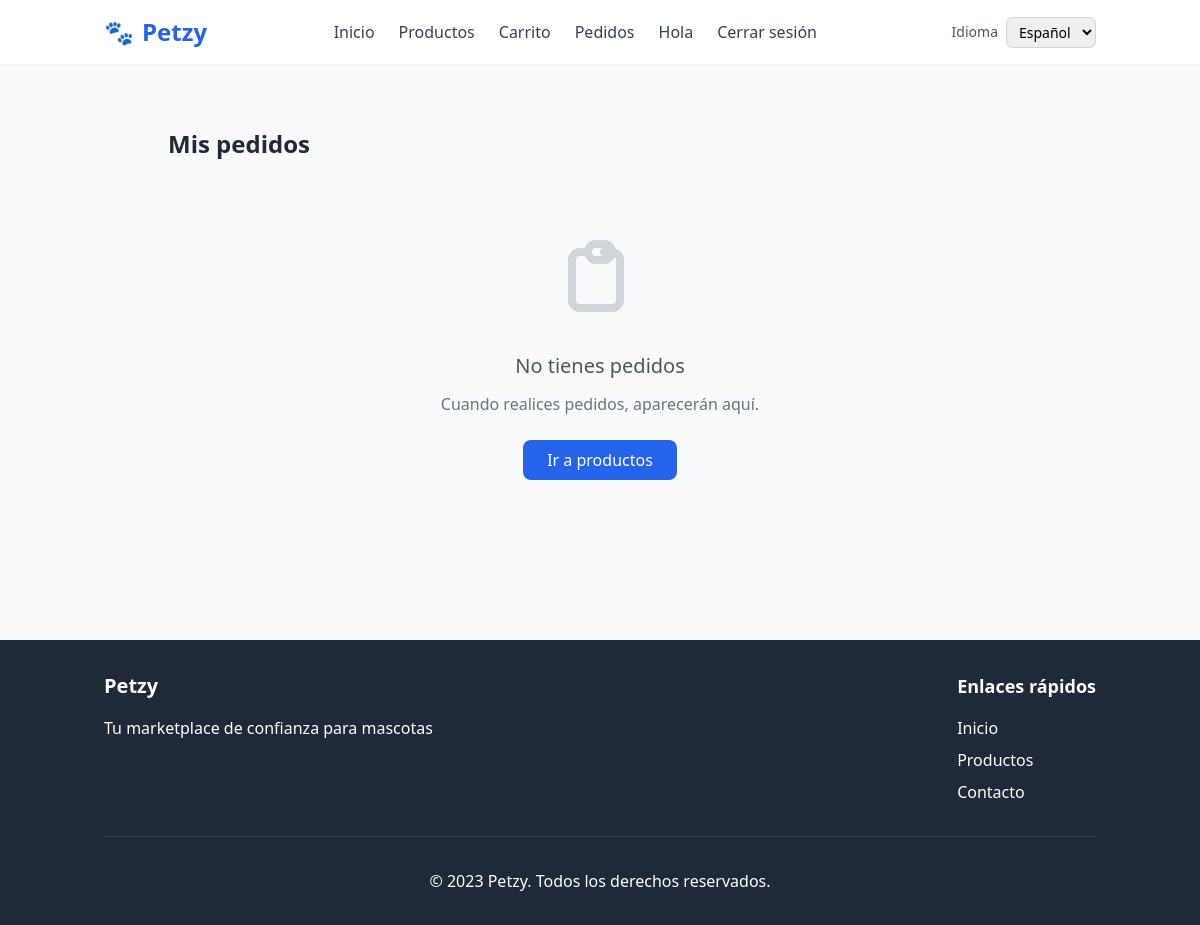
Page /orders/ (signed in) on the earlier database version.
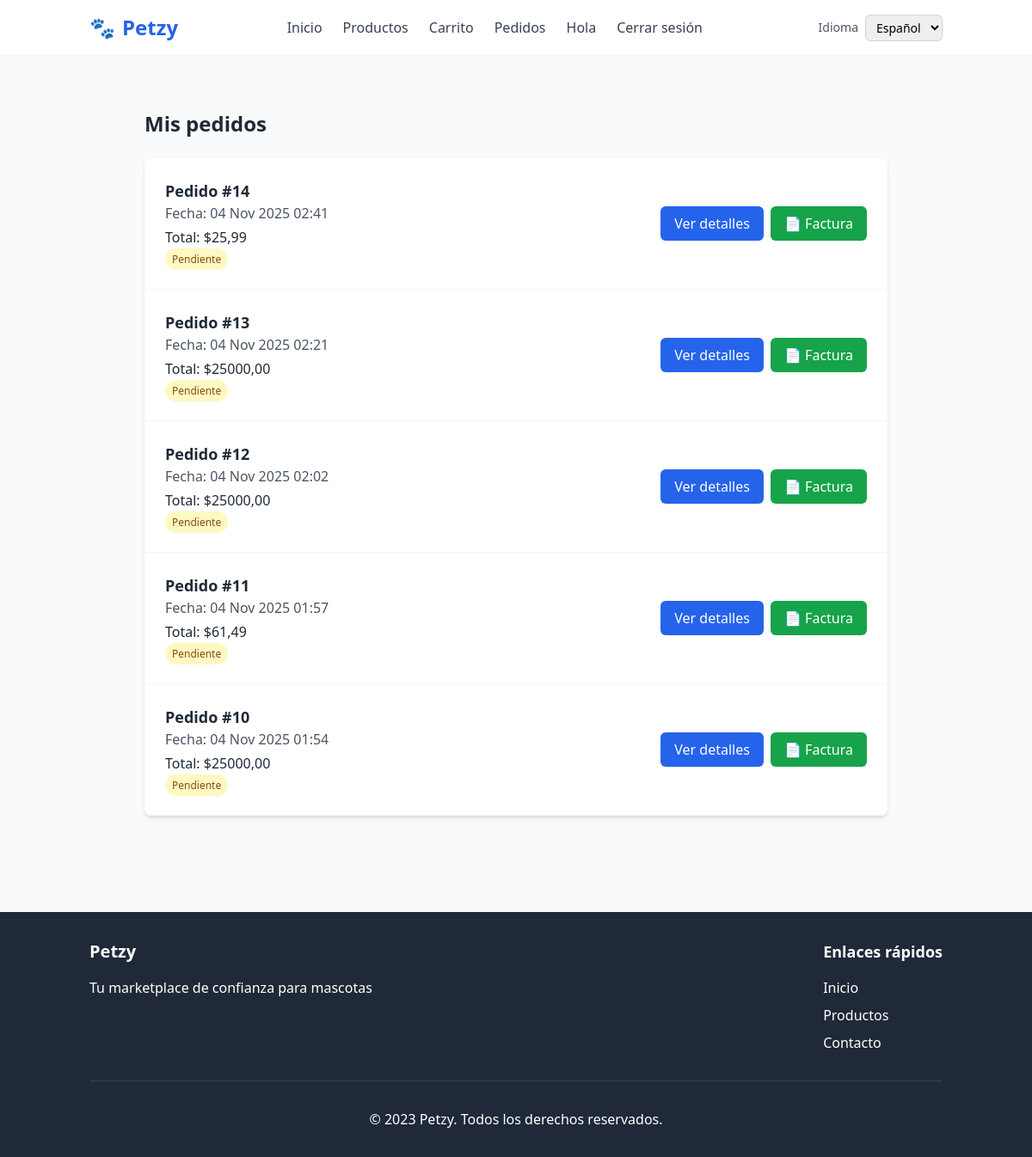
Same page on the later database version.
### orders/models.py (models this page shows, shortened)
class Order(models.Model):
    ESTADOS = [
        ("pendiente", "Pendiente"),
        ("pagado", "Pagado"),
        ("enviado", "Enviado"),
        ("cancelado", "Cancelado"),
    ]
    usuario = models.ForeignKey(Usuario, on_delete=models.CASCADE, related_name="orders")
    estado = models.CharField(max_length=20, choices=ESTADOS, default="pendiente")
    fecha = models.DateTimeField(auto_now_add=True)
    total = models.DecimalField(max_digits=10, decimal_places=2, default=0)

### orders/views.py (the view)
# urls.py: path("", order_list, name="list"),
@login_required
def order_list(request):
    orders = Order.objects.filter(usuario=request.user).order_by("-fecha")
    return render(request, "orders/order_list.html", {"orders": orders})

### templates/orders/order_list.html (shortened to what this page needs)
{% extends "base.html" %}
{% block content %}
<div class="container mx-auto px-4 py-8 max-w-4xl">
    <h2 class="text-2xl font-bold text-gray-800 mb-6">Mis pedidos</h2>
    {% if orders %}
    <div class="bg-white shadow-md rounded-lg overflow-hidden">
        {% for order in orders %}
        <div class="p-6 border-b border-gray-100 hover:bg-gray-50 transition duration-150">
            <div class="flex flex-col md:flex-row md:items-center md:justify-between">
                <div class="mb-4 md:mb-0">
                    <h3 class="text-lg font-semibold text-gray-800">Pedido #{{ order.id }}</h3>
                    <p class="text-gray-600">Fecha: {{ order.fecha|date:"d M Y H:i" }}</p>
                    <p class="text-gray-800 font-medium mt-1">Total: ${{ order.total }}</p>
                    <span class="px-2 py-1 text-xs font-medium rounded-full
                        {% if order.estado == 'pagado' %}bg-green-100 text-green-800
                        {% elif order.estado == 'pendiente' %}bg-yellow-100 text-yellow-800
                        {% elif order.estado == 'cancelado' %}bg-red-100 text-red-800
                        {% elif order.estado == 'enviado' %}bg-blue-100 text-blue-800
                        {% else %}bg-gray-100 text-gray-800{% endif %}">
                        {{ order.get_estado_display }}
                    </span>
                </div>
                <div class="flex space-x-2">
                    <a href="{% url 'orders:confirm' order.id %}"
                       class="inline-flex items-center px-4 py-2 bg-blue-600 text-white rounded-md hover:bg-blue-700 transition duration-200">
                        Ver detalles
                    </a>
                    <a href="{% url 'orders:factura' order.id %}"
                       class="inline-flex items-center px-4 py-2 bg-green-600 text-white rounded-md hover:bg-green-700 transition duration-200">
                        📄 Factura
                    </a>
                </div>
            </div>
        </div>
        {% endfor %}
    </div>
    {% else %}
    <div class="text-center py-12">
        <div class="mx-auto h-24 w-24 text-gray-300 mb-6">
        </div>
        <h3 class="text-xl font-medium text-gray-600 mb-3">No tienes pedidos</h3>
        <p class="text-gray-500 mb-6">Cuando realices pedidos, aparecerán aquí.</p>
        <a href="{% url 'products:list' %}" class="inline-block bg-blue-600 hover:bg-blue-700 text-white font-medium py-2 px-6 rounded-lg transition duration-200">
            Ir a productos
        </a>
    </div>
    {% endif %}
</div>
{% endblock %}

### templates/base.html (shortened to what this page needs)
{% load static i18n %}
<!DOCTYPE html>
<html lang="{{ request.LANGUAGE_CODE|default:'es' }}">
<head>
    <script src="https://cdn.tailwindcss.com"></script>
</head>
<body class="bg-gray-50">
    <header class="bg-white shadow-sm">
        <div class="container mx-auto px-4 py-4">
            <div class="flex justify-between items-center">
                <h1 class="text-2xl font-bold text-blue-600">
                    <a href="{% url 'home:index' %}" class="flex items-center">
                        <span class="mr-2">🐾</span> Petzy
                    </a>
                </h1>
                <nav class="hidden md:flex space-x-6">
                    <a href="{% url 'home:index' %}" class="text-gray-700 hover:text-blue-600">{% trans "Inicio" %}</a>
                    <a href="{% url 'products:list' %}" class="text-gray-700 hover:text-blue-600">{% trans "Productos" %}</a>
                    <a href="{% url 'cart:detail' %}" class="text-gray-700 hover:text-blue-600">{% trans "Carrito" %}</a>
                    <a href="{% url 'orders:list' %}" class="text-gray-700 hover:text-blue-600">{% trans "Pedidos" %}</a>
                    {% if user.is_authenticated %}
                        <span class="text-gray-700">{% blocktrans %}Hola {{ user.username }}{% endblocktrans %}</span>
                        <form action="{% url 'logout' %}" method="post" class="inline">
                            <button type="submit" class="text-gray-700 hover:text-blue-600">{% trans "Cerrar sesión" %}</button>
                        </form>
                    {% else %}
                        <a href="{% url 'users:login' %}" class="text-gray-700 hover:text-blue-600">{% trans "Iniciar sesión" %}</a>
                        <a href="{% url 'users:register' %}" class="text-gray-700 hover:text-blue-600">{% trans "Registro" %}</a>
                    {% endif %}
                </nav>
                <div class="hidden md:block">
                    <form action="{% url 'set_language' %}" method="post" class="flex items-center space-x-2">
                        {% get_current_language as LANGUAGE_CODE %}
                        {% get_available_languages as LANGUAGES %}
                        <label for="language" class="text-sm text-gray-600">{% trans "Idioma" %}</label>
                        <select name="language" id="language" class="border border-gray-300 rounded-md text-sm px-2 py-1" onchange="this.form.submit();">
                            {% for code, name in LANGUAGES %}
                                <option value="{{ code }}" {% if code == LANGUAGE_CODE %}selected{% endif %}>{{ name }}</option>
                            {% endfor %}
                        </select>
                    </form>
                </div>
            </div>
                        {% get_current_language as LANGUAGE_CODE %}
                        {% get_available_languages as LANGUAGES %}
        </div>
    </header>
    <main class="container mx-auto px-4 py-8">
        {% block content %}{% endblock %}
    </main>
    <footer class="bg-gray-800 text-white py-8 mt-12">
        <div class="container mx-auto px-4">
            <div class="flex flex-col md:flex-row justify-between">
                <div class="mb-6 md:mb-0">
                    <h2 class="text-xl font-bold mb-4">Petzy</h2>
                    <p>{% trans "Tu marketplace de confianza para mascotas" %}</p>
                </div>
                <div>
                    <h3 class="text-lg font-semibold mb-4">{% trans "Enlaces rápidos" %}</h3>
                    <ul class="space-y-2">
                        <li><a href="{% url 'home:index' %}" class="hover:text-blue-300">{% trans "Inicio" %}</a></li>
                        <li><a href="{% url 'products:list' %}" class="hover:text-blue-300">{% trans "Productos" %}</a></li>
                        <li><a href="#" class="hover:text-blue-300">{% trans "Contacto" %}</a></li>
                    </ul>
                </div>
            </div>
            <div class="border-t border-gray-700 mt-8 pt-8 text-center">
                <p>&copy; 2023 Petzy. {% trans "Todos los derechos reservados." %}</p>
            </div>
        </div>
    </footer>
</body>
</html>

Differences in the rows shown:
added Order: id "14", fecha "04 Nov 2025 02:41", total "25,99", estado "Pendiente"
added Order: id "13", fecha "04 Nov 2025 02:21", total "25000,00", estado "Pendiente"
added Order: id "12", fecha "04 Nov 2025 02:02", total "25000,00", estado "Pendiente"
added Order: id "11", fecha "04 Nov 2025 01:57", total "61,49", estado "Pendiente"
added Order: id "10", fecha "04 Nov 2025 01:54", total "25000,00", estado "Pendiente"
Other differences:
text no longer shown: "No tienes pedidos Cuando realices pedidos, aparecerán aquí. Ir a productos"
